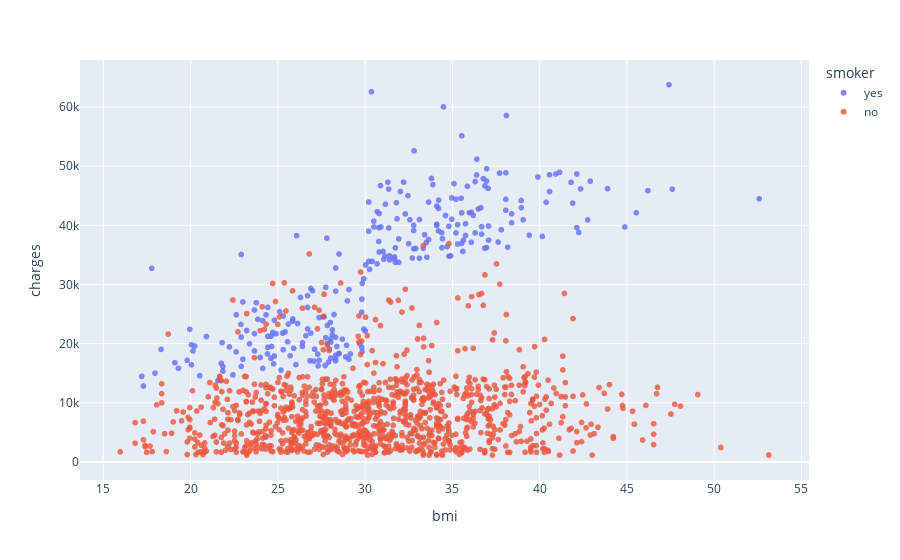

Notebook cell for this chart:
### Markdown cell above
Observations:
we can see 3 clusters with increasing linear trend
among non smokers people mostly pay between 1000-15k
smokers have 2 different groups, maybe the higher group has another variable that makes charges higher - like smokers with additional diseases

### Code cell
#BMI smokers VS CHARGES
fig = px.scatter(medical_df,
                 x='bmi',
                 y='charges',
                 color='smoker',
                 opacity=0.8)
fig.show()

### Figure 1 — Plotly figure (JSON) as saved in the notebook; plotly's stock layout.template omitted (floating-point values rounded to 4 significant figures; data arrays with more than 128 entries replaced by an {"elided": "..."} marker saying what was removed)
{"data": [{"hovertemplate": "smoker=yes<br>bmi=%{x}<br>charges=%{y}<extra></extra>", "legendgroup": "yes", "marker": {"color": "#636efa", "opacity": 0.8, "symbol": "circle"}, "mode": "markers", "name": "yes", "showlegend": true, "type": "scattergl", "x": {"elided": "274 float values"}, "xaxis": "x", "y": {"elided": "274 float values"}, "yaxis": "y"}, {"hovertemplate": "smoker=no<br>bmi=%{x}<br>charges=%{y}<extra></extra>", "legendgroup": "no", "marker": {"color": "#EF553B", "opacity": 0.8, "symbol": "circle"}, "mode": "markers", "name": "no", "showlegend": true, "type": "scattergl", "x": {"elided": "1064 float values"}, "xaxis": "x", "y": {"elided": "1064 float values"}, "yaxis": "y"}], "layout": {"legend": {"title": {"text": "smoker"}, "tracegroupgap": 0}, "margin": {"t": 60}, "xaxis": {"anchor": "y", "domain": [0, 1], "title": {"text": "bmi"}}, "yaxis": {"anchor": "x", "domain": [0, 1], "title": {"text": "charges"}}}}
